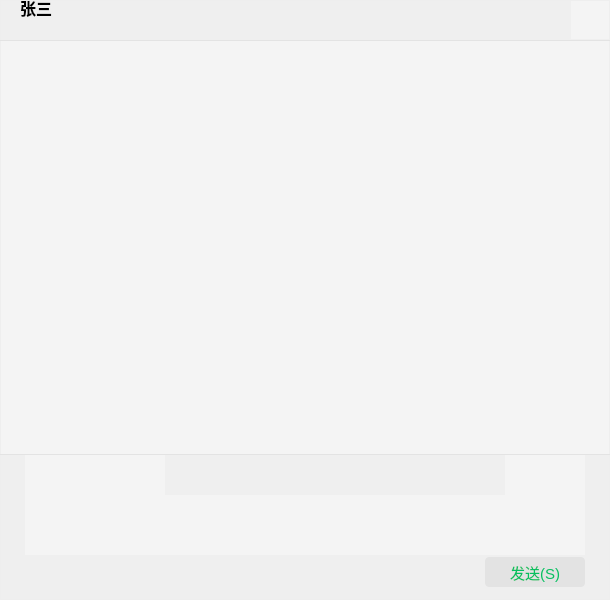
<?xml version="1.0" encoding="UTF-8"?>
<ui version="4.0">
 <class>ChatWidget</class>
 <widget class="QWidget" name="ChatWidget">
  <property name="geometry">
   <rect>
    <x>0</x>
    <y>0</y>
    <width>610</width>
    <height>600</height>
   </rect>
  </property>
  <property name="sizePolicy">
   <sizepolicy hsizetype="Expanding" vsizetype="Expanding">
    <horstretch>0</horstretch>
    <verstretch>0</verstretch>
   </sizepolicy>
  </property>
  <property name="minimumSize">
   <size>
    <width>0</width>
    <height>0</height>
   </size>
  </property>
  <property name="windowTitle">
   <string>Form</string>
  </property>
  <property name="styleSheet">
   <string notr="true">QWidget#ChatWidget
{
  border: 1px solid #eee;
}
QWidget#widget_2
{
  border-bottom: 1px solid #e3e3e3;
  border-top: 1px solid #e3e3e3;
}
QWidget#widget_3
{
}
QPushButton#infoBtn
{
  border: none;
  background: #f4f4f4;
  margin: 1px;
}
QTextEdit#sendEdit
{
  border: none;
  background: #f4f4f4;
}
QPushButton#sendBtn
{
  border: none;
  color: #07c060;
  border-radius: 4px;
  background: #e3e3e3;
}
QPushButton#sendBtn:hover
{
  background: #ccc;
}
QPushButton
{
  border: none;
  background: #f4f4f4;
}
QListWidget#listWidget
{
  border: none;
  background: #f4f4f4;
  margin: 1px;
}</string>
  </property>
  <layout class="QGridLayout" name="gridLayout">
   <property name="leftMargin">
    <number>0</number>
   </property>
   <property name="topMargin">
    <number>0</number>
   </property>
   <property name="rightMargin">
    <number>0</number>
   </property>
   <property name="bottomMargin">
    <number>0</number>
   </property>
   <property name="spacing">
    <number>0</number>
   </property>
   <item row="0" column="0">
    <widget class="QWidget" name="widget" native="true">
     <property name="sizePolicy">
      <sizepolicy hsizetype="Expanding" vsizetype="Expanding">
       <horstretch>0</horstretch>
       <verstretch>0</verstretch>
      </sizepolicy>
     </property>
     <property name="minimumSize">
      <size>
       <width>0</width>
       <height>40</height>
      </size>
     </property>
     <property name="maximumSize">
      <size>
       <width>16777215</width>
       <height>40</height>
      </size>
     </property>
     <layout class="QHBoxLayout" name="horizontalLayout">
      <property name="spacing">
       <number>0</number>
      </property>
      <property name="leftMargin">
       <number>0</number>
      </property>
      <property name="topMargin">
       <number>0</number>
      </property>
      <property name="rightMargin">
       <number>0</number>
      </property>
      <property name="bottomMargin">
       <number>0</number>
      </property>
      <item>
       <widget class="QLabel" name="nameLbl">
        <property name="font">
         <font>
          <pointsize>12</pointsize>
          <weight>75</weight>
          <bold>true</bold>
         </font>
        </property>
        <property name="text">
         <string>张三</string>
        </property>
        <property name="alignment">
         <set>Qt::AlignBottom|Qt::AlignLeading|Qt::AlignLeft</set>
        </property>
        <property name="margin">
         <number>0</number>
        </property>
        <property name="indent">
         <number>20</number>
        </property>
       </widget>
      </item>
      <item>
       <widget class="QPushButton" name="infoBtn">
        <property name="maximumSize">
         <size>
          <width>40</width>
          <height>40</height>
         </size>
        </property>
        <property name="text">
         <string/>
        </property>
        <property name="icon">
         <iconset resource="../res.qrc">
          <normaloff>:/images/info.svg</normaloff>:/images/info.svg</iconset>
        </property>
       </widget>
      </item>
     </layout>
    </widget>
   </item>
   <item row="1" column="0">
    <widget class="QWidget" name="widget_2" native="true">
     <property name="sizePolicy">
      <sizepolicy hsizetype="Expanding" vsizetype="Expanding">
       <horstretch>0</horstretch>
       <verstretch>0</verstretch>
      </sizepolicy>
     </property>
     <layout class="QGridLayout" name="gridLayout_2">
      <property name="leftMargin">
       <number>0</number>
      </property>
      <property name="topMargin">
       <number>0</number>
      </property>
      <property name="rightMargin">
       <number>0</number>
      </property>
      <property name="bottomMargin">
       <number>0</number>
      </property>
      <property name="spacing">
       <number>0</number>
      </property>
      <item row="0" column="0">
       <widget class="QListWidget" name="listWidget"/>
      </item>
     </layout>
    </widget>
   </item>
   <item row="2" column="0">
    <widget class="QWidget" name="widget_3" native="true">
     <property name="sizePolicy">
      <sizepolicy hsizetype="Expanding" vsizetype="Expanding">
       <horstretch>0</horstretch>
       <verstretch>0</verstretch>
      </sizepolicy>
     </property>
     <property name="minimumSize">
      <size>
       <width>0</width>
       <height>145</height>
      </size>
     </property>
     <property name="maximumSize">
      <size>
       <width>16777215</width>
       <height>145</height>
      </size>
     </property>
     <layout class="QGridLayout" name="gridLayout_3">
      <property name="leftMargin">
       <number>25</number>
      </property>
      <property name="topMargin">
       <number>0</number>
      </property>
      <property name="rightMargin">
       <number>25</number>
      </property>
      <property name="bottomMargin">
       <number>0</number>
      </property>
      <property name="spacing">
       <number>0</number>
      </property>
      <item row="0" column="0">
       <widget class="QWidget" name="widget_4" native="true">
        <property name="maximumSize">
         <size>
          <width>16777215</width>
          <height>40</height>
         </size>
        </property>
        <layout class="QHBoxLayout" name="horizontalLayout_2">
         <property name="spacing">
          <number>10</number>
         </property>
         <property name="leftMargin">
          <number>0</number>
         </property>
         <property name="topMargin">
          <number>0</number>
         </property>
         <property name="rightMargin">
          <number>0</number>
         </property>
         <property name="bottomMargin">
          <number>0</number>
         </property>
         <item>
          <widget class="QWidget" name="widget_6" native="true">
           <property name="maximumSize">
            <size>
             <width>140</width>
             <height>16777215</height>
            </size>
           </property>
           <layout class="QHBoxLayout" name="horizontalLayout_3">
            <property name="spacing">
             <number>0</number>
            </property>
            <property name="leftMargin">
             <number>0</number>
            </property>
            <property name="topMargin">
             <number>0</number>
            </property>
            <property name="rightMargin">
             <number>0</number>
            </property>
            <property name="bottomMargin">
             <number>0</number>
            </property>
            <item>
             <widget class="QPushButton" name="pushButton">
              <property name="maximumSize">
               <size>
                <width>40</width>
                <height>40</height>
               </size>
              </property>
              <property name="text">
               <string/>
              </property>
              <property name="icon">
               <iconset>
                <normaloff>../images/smile.svg</normaloff>../images/smile.svg</iconset>
              </property>
              <property name="iconSize">
               <size>
                <width>20</width>
                <height>20</height>
               </size>
              </property>
             </widget>
            </item>
            <item>
             <widget class="QPushButton" name="sendFileBtn">
              <property name="maximumSize">
               <size>
                <width>40</width>
                <height>40</height>
               </size>
              </property>
              <property name="text">
               <string/>
              </property>
              <property name="icon">
               <iconset>
                <normaloff>../images/folder2.svg</normaloff>../images/folder2.svg</iconset>
              </property>
              <property name="iconSize">
               <size>
                <width>18</width>
                <height>18</height>
               </size>
              </property>
             </widget>
            </item>
            <item>
             <widget class="QPushButton" name="pushButton_3">
              <property name="maximumSize">
               <size>
                <width>40</width>
                <height>40</height>
               </size>
              </property>
              <property name="text">
               <string/>
              </property>
              <property name="icon">
               <iconset>
                <normaloff>../images/screenshot.svg</normaloff>../images/screenshot.svg</iconset>
              </property>
              <property name="iconSize">
               <size>
                <width>20</width>
                <height>20</height>
               </size>
              </property>
             </widget>
            </item>
            <item>
             <widget class="QPushButton" name="chatRecordBtn">
              <property name="maximumSize">
               <size>
                <width>40</width>
                <height>40</height>
               </size>
              </property>
              <property name="text">
               <string/>
              </property>
              <property name="icon">
               <iconset>
                <normaloff>../images/chat3.svg</normaloff>../images/chat3.svg</iconset>
              </property>
              <property name="iconSize">
               <size>
                <width>18</width>
                <height>18</height>
               </size>
              </property>
             </widget>
            </item>
           </layout>
          </widget>
         </item>
         <item>
          <widget class="QWidget" name="widget_8" native="true"/>
         </item>
         <item>
          <widget class="QWidget" name="widget_7" native="true">
           <property name="maximumSize">
            <size>
             <width>80</width>
             <height>16777215</height>
            </size>
           </property>
           <property name="layoutDirection">
            <enum>Qt::LeftToRight</enum>
           </property>
           <layout class="QHBoxLayout" name="horizontalLayout_4">
            <property name="spacing">
             <number>0</number>
            </property>
            <property name="leftMargin">
             <number>0</number>
            </property>
            <property name="topMargin">
             <number>0</number>
            </property>
            <property name="rightMargin">
             <number>0</number>
            </property>
            <property name="bottomMargin">
             <number>0</number>
            </property>
            <item>
             <widget class="QPushButton" name="pushButton_6">
              <property name="maximumSize">
               <size>
                <width>40</width>
                <height>40</height>
               </size>
              </property>
              <property name="text">
               <string/>
              </property>
              <property name="icon">
               <iconset>
                <normaloff>../images/telphone.svg</normaloff>../images/telphone.svg</iconset>
              </property>
              <property name="iconSize">
               <size>
                <width>18</width>
                <height>18</height>
               </size>
              </property>
             </widget>
            </item>
            <item>
             <widget class="QPushButton" name="pushButton_5">
              <property name="maximumSize">
               <size>
                <width>40</width>
                <height>40</height>
               </size>
              </property>
              <property name="text">
               <string/>
              </property>
              <property name="icon">
               <iconset>
                <normaloff>../images/video2.svg</normaloff>../images/video2.svg</iconset>
              </property>
              <property name="iconSize">
               <size>
                <width>18</width>
                <height>18</height>
               </size>
              </property>
             </widget>
            </item>
           </layout>
          </widget>
         </item>
        </layout>
       </widget>
      </item>
      <item row="1" column="0">
       <widget class="QTextEdit" name="sendEdit">
        <property name="maximumSize">
         <size>
          <width>16777215</width>
          <height>60</height>
         </size>
        </property>
        <property name="font">
         <font>
          <pointsize>11</pointsize>
          <stylestrategy>PreferDefault</stylestrategy>
         </font>
        </property>
       </widget>
      </item>
      <item row="2" column="0">
       <widget class="QWidget" name="widget_5" native="true">
        <property name="sizePolicy">
         <sizepolicy hsizetype="Preferred" vsizetype="Preferred">
          <horstretch>0</horstretch>
          <verstretch>0</verstretch>
         </sizepolicy>
        </property>
        <property name="minimumSize">
         <size>
          <width>0</width>
          <height>45</height>
         </size>
        </property>
        <property name="maximumSize">
         <size>
          <width>16777215</width>
          <height>45</height>
         </size>
        </property>
        <layout class="QGridLayout" name="gridLayout_4">
         <property name="leftMargin">
          <number>0</number>
         </property>
         <property name="topMargin">
          <number>0</number>
         </property>
         <property name="rightMargin">
          <number>0</number>
         </property>
         <property name="bottomMargin">
          <number>10</number>
         </property>
         <property name="spacing">
          <number>0</number>
         </property>
         <item row="0" column="1">
          <widget class="QPushButton" name="sendBtn">
           <property name="maximumSize">
            <size>
             <width>100</width>
             <height>30</height>
            </size>
           </property>
           <property name="font">
            <font>
             <pointsize>11</pointsize>
             <weight>50</weight>
             <bold>false</bold>
            </font>
           </property>
           <property name="text">
            <string>发送(S)</string>
           </property>
          </widget>
         </item>
         <item row="0" column="0">
          <widget class="QWidget" name="sendWidget" native="true"/>
         </item>
        </layout>
       </widget>
      </item>
     </layout>
    </widget>
   </item>
  </layout>
 </widget>
 <resources>
  <include location="../res.qrc"/>
 </resources>
 <connections/>
</ui>
